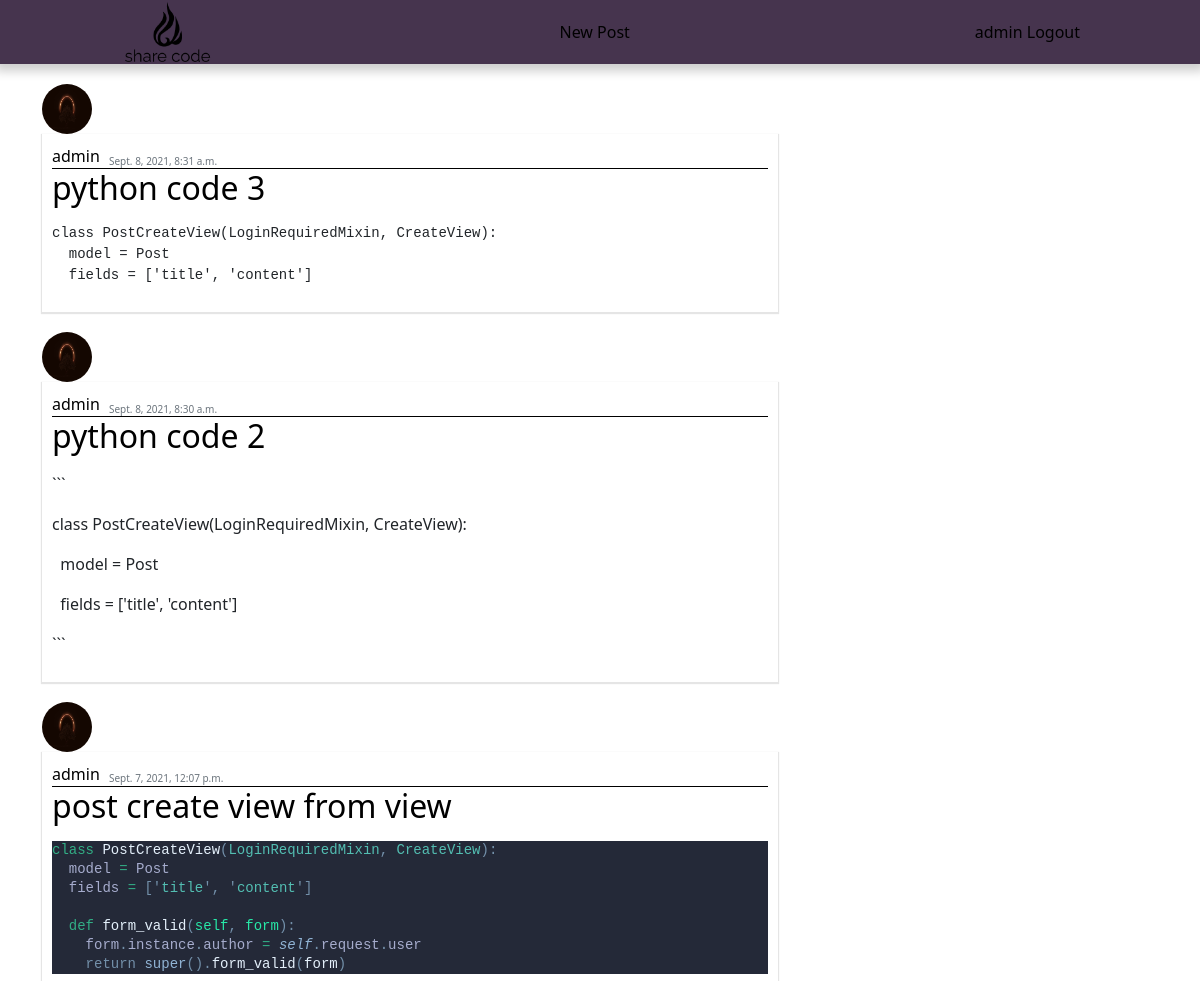
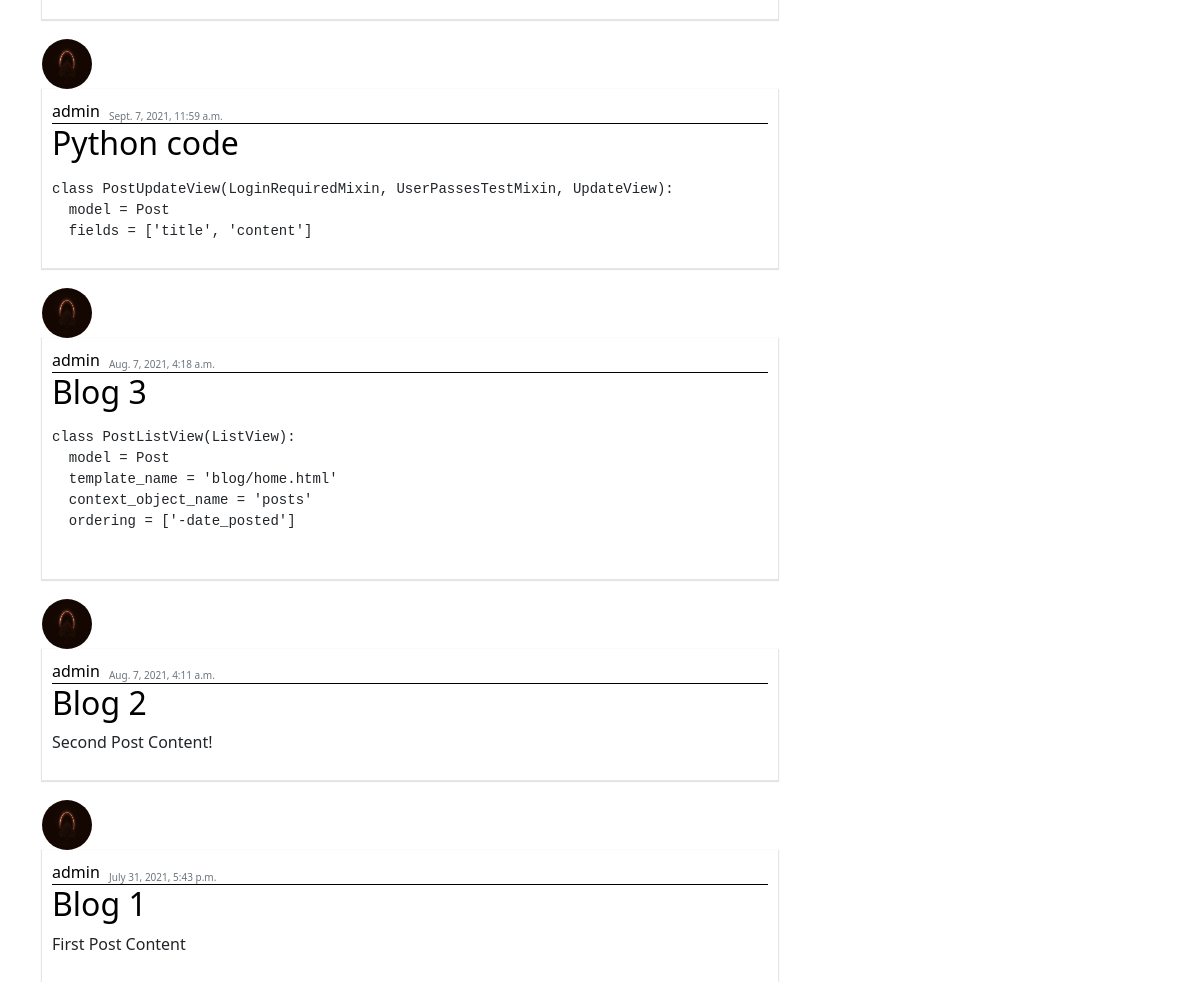
The app's page / (signed in) with its own data (2 pictures, top to bottom).
### blog/models.py (models this page shows, shortened)
class Post(models.Model):
  title = models.CharField(max_length=100)
  content = SummernoteTextField()
  date_posted = models.DateTimeField(default=timezone.now)
  author = models.ForeignKey(User, on_delete=models.CASCADE)

### users/models.py (models this page shows, shortened)
class Profile(models.Model):
  user = models.OneToOneField(User, on_delete=models.CASCADE)
  image = models.ImageField(default='default.jpg', upload_to='profile_pics')

### blog/views.py (the view)
# urls.py: path('', PostListView.as_view(), name='blog-home'),
class PostListView(ListView):
  model = Post
  template_name = 'blog/home.html'
  context_object_name = 'posts'
  ordering = ['-date_posted']

### blog/templates/blog/home.html
{% extends "blog/base.html" %}
{% load static %}
{% block style %}
  <link rel="stylesheet" type="text/css" href="{% static 'blog/home.css' %}">
{% endblock style %}
{% block content %}
  {% for post in posts %}
    <article class="media content-section">
      <img class="profile__image-icon" src="{{ post.author.profile.image.url }}" alt="">
      <div class="media-body">
        <div class="article-metadata">
          <a class="mr-2" href="#">{{ post.author }}</a>
          <sub class="text-muted">{{ post.date_posted }}</sub>
        </div>
        <h2><a class="article-title" href="{% url 'post-detail' post.id %}">{{ post.title }}</a></h2>
        <p class="article-content"> {{ post.content|safe }} </p>
      </div>
    </article>
  {% endfor %}
{% endblock content %}

### blog/templates/blog/base.html (shortened to what this page needs)
<!DOCTYPE html>
<html lang="en">
  <head>
    {% load static %}
    <link rel="stylesheet" type="text/css" href="{% static 'blog/base.css' %}">
    <link href="https://cdn.jsdelivr.net/npm/bootstrap@5.0.1/dist/css/bootstrap.min.css" rel="stylesheet">
    {% block style %} {% endblock %}
  </head>
  <body>
    <div class="nav-bar">
      <div class="main__icon">
        <a href="{% url 'blog-home' %}"><img class="main-logo" src="/media/main-logo.png"  alt="" > </a>
      </div>
      <div>
        <form class="d-flex">
          <a href="{% url 'post-create' %}">New Post</a>
        </form>
      </div>
      <div class="login">
        {% if user.is_authenticated %}
          <a href="{% url 'profile' %}">{{ user.username }}</a>
          <a href="{% url 'logout' %}">Logout</a>
        {% else %}
          <a href="{% url 'login' %}">Login</a>
          <a href="{% url 'register' %}">Register</a>
        {% endif %}
      </div>
    </div>
    <div class="container">
      <div class="row">
        <div class="col-md-8">
          {% block content %} {% endblock %}
        </div>
      </div>
    </div>
  </body>
</html>

### blog/static/blog/base.css (style rules this page uses)
.nav-bar { display: flex; flex-direction: row; justify-content: space-between; align-items: center; height: 8vh; width: 100%; background-color: #46344E; box-shadow: 0px 2px 10px 5px rgb(0 0 0 / 20%); }
.main__icon { margin-left: 10%; color: bisque; font-size: 20px; text-align: center; margin-bottom: 0px; }
.main-logo { height: 70px; }
.login { margin-right: 10%; }
a:link { text-decoration: none; color: black; }

### blog/static/blog/home.css (style rules this page uses)
* { margin: 0; padding: 0; box-sizing: border-box; }
.content-section { padding-top: 20px; }
.profile__image-icon { height: 50px; width: 50px; border-radius: 50%; }
.media-body { display: block; box-shadow: 0px 1px 1px 1px rgb(0 0 0 / 10%); padding: 10px; }
.article-metadata { border-bottom: 1px solid black; }
.text-muted { padding-left: 5px; font-size: 10px; }

### records on screen
Post: author.profile.image (picture), author "admin", date_posted "Sept. 8, 2021, 8:31 a.m.", title "python code 3", content "class PostCreateView(LoginRequiredMixin, CreateView): model = Post fields = ['title', 'content']"
Post: author.profile.image (picture), author "admin", date_posted "Sept. 8, 2021, 8:30 a.m.", title "python code 2", content "``` class PostCreateView(LoginRequiredMixin, CreateView): model = Post fields = ['title', 'content'] ```"
Post: author.profile.image (picture), author "admin", date_posted "Sept. 7, 2021, 12:07 p.m.", title "post create view from view", content "class PostCreateView ( LoginRequiredMixin , CreateView ): model = Post fields = [ ' title ' , ' content ' ] def form_valid ( self , form ): form . instance . author = self . request . user return super (). form_valid ( form )"
Post: author.profile.image (picture), author "admin", date_posted "Sept. 7, 2021, 11:59 a.m.", title "Python code", content "class PostUpdateView(LoginRequiredMixin, UserPassesTestMixin, UpdateView): model = Post fields = ['title', 'content']"
Post: author.profile.image (picture), author "admin", date_posted "Aug. 7, 2021, 4:18 a.m.", title "Blog 3", content "class PostListView(ListView): model = Post template_name = 'blog/home.html' context_object_name = 'posts' ordering = ['-date_posted']"
Post: author.profile.image (picture), author "admin", date_posted "Aug. 7, 2021, 4:11 a.m.", title "Blog 2", content "Second Post Content!"
Post: author.profile.image (picture), author "admin", date_posted "July 31, 2021, 5:43 p.m.", title "Blog 1", content "First Post Content"

### other values on screen
{{ user.username }} "admin"
